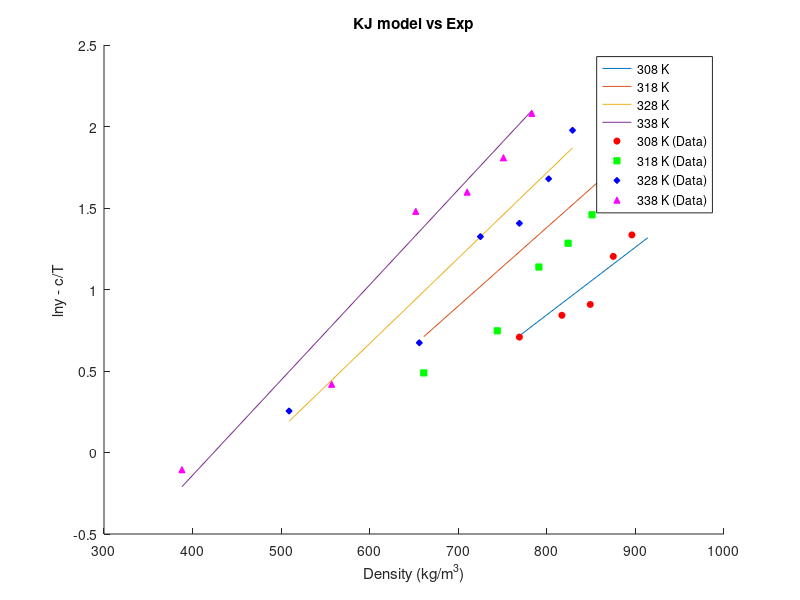
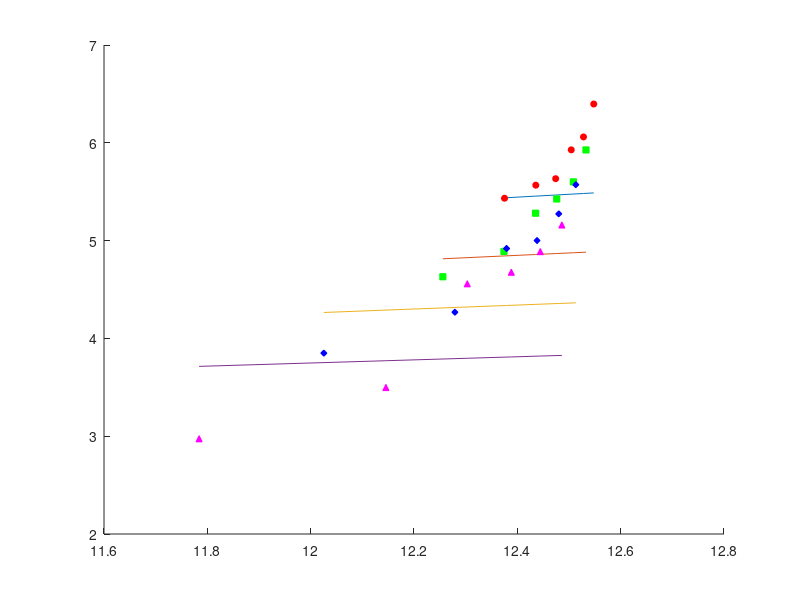

MATLAB code to generate these figures, in order:
clear;
% SC CO2 Thermo info
T_c_CO2 = 304.18;       % Critical Temp [Kelvin]
P_c_CO2 = 73.8;         % Critical Pressure [bar]
omega_CO2 = 0.225;      % Omega [-]

% Drug Thermo info
T_c_drug = 1149.5;      % Critical Temp [Kelvin]
P_c_drug = 10.57;       % Critical Pressure [bar]
omega_drug = 2.0964;    % Omega [-]

% Genral info
T = [308 318 328 338];              % Temp range
P = 1:1:300;                        % Pressure range from 1 to 300 bar with step of 1
k_ij = [0.103 0.117 0.126 0.134];   % Binary interaction parameter for PR/KM EoS
R = 8.314;                          % Gas Constant [J/mol·K]

Mw_drug = 598.5;
Mw_CO2 = 44.01;
Mw_methanol = 32.04;

rho_CO2 =   [769 817 849 875 896 914;
            661 744 791 824 851 872;
            509 656 725 769 802 829;
            388 557 652 710 751 783];               % Density [kg/m3]

y_b =   [2.03 2.32 2.48 3.33 3.80 5.32;
        1.63 2.11 3.12 3.61 4.30 5.96;
        1.29 1.96 3.76 4.08 5.36 7.22;
        0.90 1.52 4.39 4.94 6.10 8.01];        % mole fraction

y_b_6 = y_b/10^6;
ln_y_b = log(y_b);

% KJ Model info
a_KJ = -2.4761;
b_KJ = [0.0041509,0.0048209,0.0052409,0.0058409];
c_KJ = -4550.5306;

ln_y_KJ = zeros(4,6);
ln_y_KJ_cT = zeros(4,6);

for n=1:4
    for i=1:6
        ln_y_KJ(n,i) = a_KJ + b_KJ(n)*rho_CO2(n,i) + c_KJ/T(n);
        ln_y_KJ_cT(n,i) = ln_y_KJ(n,i) - c_KJ/T(n);

    end
end

figure(1);
hold on;

% Plot lines
plot(rho_CO2(1,:), ln_y_KJ_cT(1,:), 'DisplayName', '308 K');
plot(rho_CO2(2,:), ln_y_KJ_cT(2,:), 'DisplayName', '318 K');
plot(rho_CO2(3,:), ln_y_KJ_cT(3,:), 'DisplayName', '328 K');
plot(rho_CO2(4,:), ln_y_KJ_cT(4,:), 'DisplayName', '338 K');

% Scatter points
scatter(rho_CO2(1,:), ln_y_b(1,:), 20, 'r', 'o', 'MarkerFaceColor', 'r', 'DisplayName', '308 K (Data)');
scatter(rho_CO2(2,:), ln_y_b(2,:), 20, 'g', 's', 'MarkerFaceColor', 'g', 'DisplayName', '318 K (Data)');
scatter(rho_CO2(3,:), ln_y_b(3,:), 20, 'b', 'd', 'MarkerFaceColor', 'b', 'DisplayName', '328 K (Data)');
scatter(rho_CO2(4,:), ln_y_b(4,:), 20, 'm', '^', 'MarkerFaceColor', 'm', 'DisplayName', '338 K (Data)');

xlabel('Density (kg/m^3)');
ylabel('lny - c/T');

legend('Location', 'best');
title('KJ model vs Exp');



% GM Model info
a_GM = 1.8309;
b_GM = -5710.4987;
c_GM = [0.29142,0.24342,0.20242,0.1598]''


ln_y_GM = zeros(4,6);
ln_y_GM_bT = zeros(4,6);
ln_rho_T = zeros(4,6);

ln_y_b_GM = zeros(4,6);

for n=1:4
    for i=1:6
        ln_y_GM(n,i) = a_GM + (b_GM/T(n)) + c_GM(n)*log(rho_CO2(n,i)*T(n));
        ln_y_GM_bT(n,i) = ln_y_GM(n,i) - b_GM/T(n);
        ln_rho_T(n,i) = log(rho_CO2(n,i)*T(n));

        ln_y_b_GM(n,i) = log(y_b_6(n,i)) - b_GM/T(n);
    end
end

figure(2);
hold on;
plot(ln_rho_T(1,:), ln_y_GM_bT(1,:), 'DisplayName', '308 K');
plot(ln_rho_T(2,:), ln_y_GM_bT(2,:), 'DisplayName', '318 K');
plot(ln_rho_T(3,:), ln_y_GM_bT(3,:), 'DisplayName', '328 K');
plot(ln_rho_T(4,:), ln_y_GM_bT(4,:), 'DisplayName', '338 K');

% Scatter points
scatter(ln_rho_T(1,:), ln_y_b_GM(1,:), 20, 'r', 'o', 'MarkerFaceColor', 'r', 'DisplayName', '308 K (Data)');
scatter(ln_rho_T(2,:), ln_y_b_GM(2,:), 20, 'g', 's', 'MarkerFaceColor', 'g', 'DisplayName', '318 K (Data)');
scatter(ln_rho_T(3,:), ln_y_b_GM(3,:), 20, 'b', 'd', 'MarkerFaceColor', 'b', 'DisplayName', '328 K (Data)');
scatter(ln_rho_T(4,:), ln_y_b_GM(4,:), 20, 'm', '^', 'MarkerFaceColor', 'm', 'DisplayName', '338 K (Data)');

% Chrastil Model info
a_Chrastil = 4.5889;
b_Chrastil = -12.7501;
c_Chrastil = -6759.0921;

% Bartle et al. Model info
a_Bartle = 13.2886;
b_Bartle = 9.0827;
c_Bartle = -6845.6966;

% Sung-Shim Model info
a_Sung = 5.7399;
b_Sung = -606.0322;
c_Sung = -447.5124;
d_Sung = -36.8120;

% Bian et al model info
a_Bian = 4.2910;
b_Bian = -4806.5989;
c_Bian = 0.0355;
d_Bian = -1.0456;
e_Bian = -9.5861*10^4;

% Sodeifian model info
a_Sodeifian = -16.8909;
b_Sodeifian = -13.0866*10^3;
c_Sodeifian = 1.4181;
d_Sodeifian = 1.1071*10^3;
e_Sodeifian = -2.9406*10^3;
f_Sodeifian = -838.2700;
